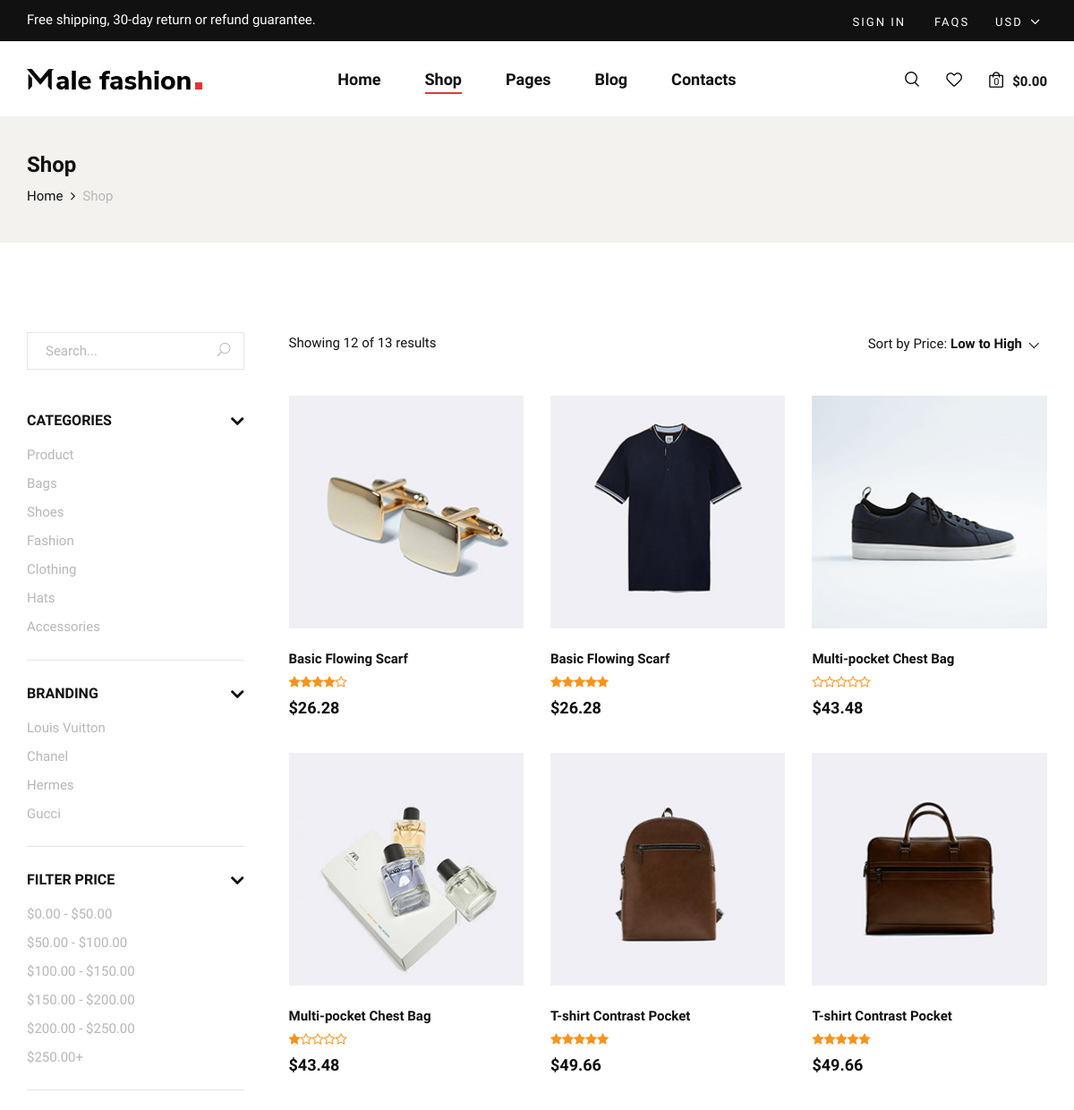
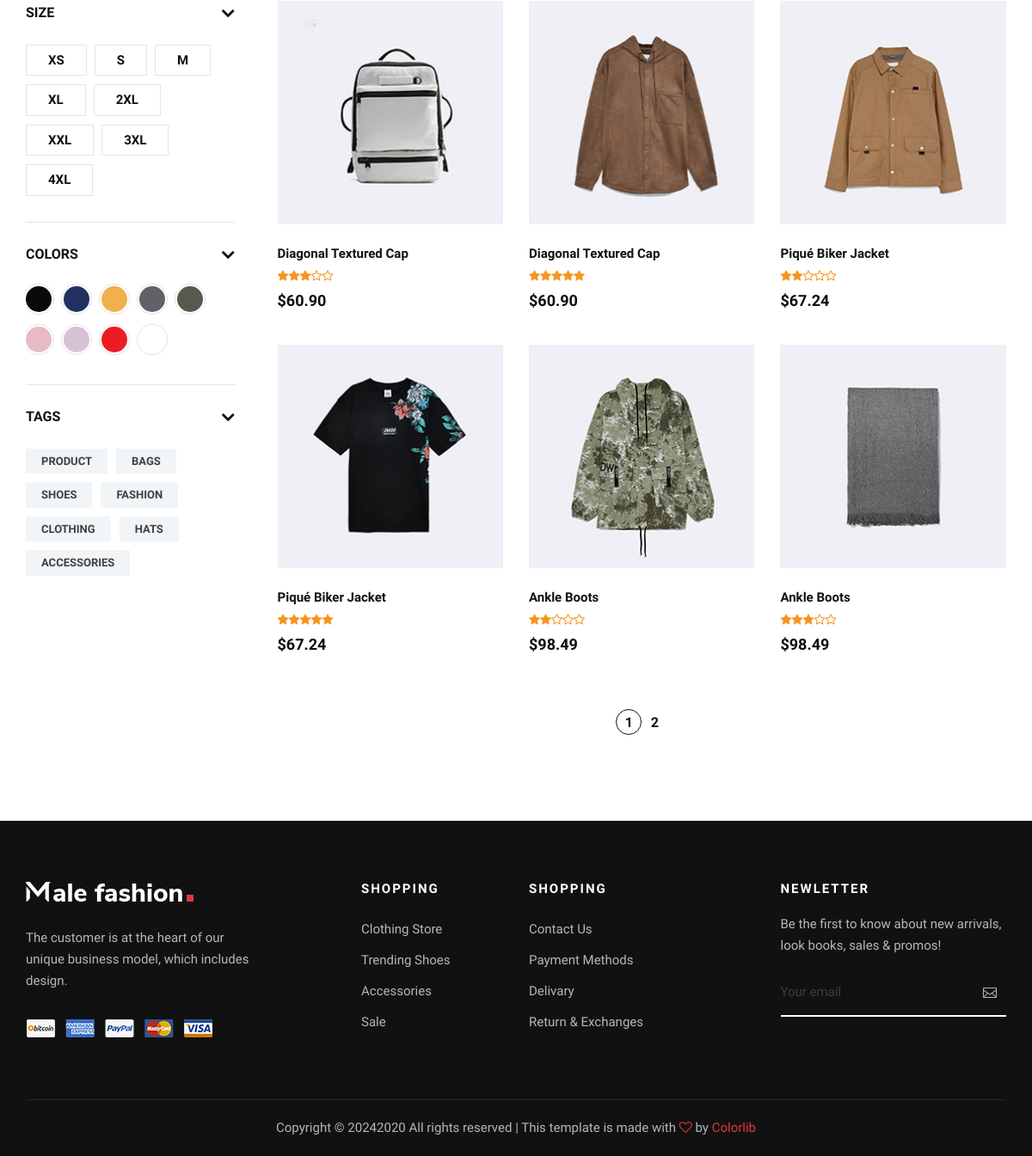
The page /shop.php on the database its author committed (2 pictures, top to bottom).
### tables this page shows
CREATE TABLE `product` (
  `ID` int(11) NOT NULL,
  `NAME` varchar(500) DEFAULT NULL,
  `IMAGE` varchar(550) DEFAULT NULL,
  `IDCATEGORY` int(11) DEFAULT NULL,
  `PRICE` double DEFAULT NULL,
  `DESCRIPTION` text DEFAULT NULL,
  `QUANTITY` int(11) DEFAULT NULL,
  `RATING` float DEFAULT NULL,
  `ISACTIVE` tinyint(4) DEFAULT NULL
);

### shop.php (the view, shortened to what the rows shown need)
<?php
include 'db.php';
$sortOrder = 'ASC';
$itemsPerPage = 12;
$currentPage = isset($_GET['page']) ? (int)$_GET['page'] : 1;
$offset = ($currentPage - 1) * $itemsPerPage;
$sql = "SELECT p.ID, p.NAME, p.IMAGE, p.PRICE, p.RATING, c.NAME AS CATEGORY_NAME
        FROM product p
        JOIN category c ON p.IDCATEGORY = c.ID
        WHERE p.ISACTIVE = 1";
$sql .= " ORDER BY p.PRICE $sortOrder LIMIT $offset, $itemsPerPage";
$result = $conn->query($sql);
?>
<!DOCTYPE html>
<html lang="zxx">
<head>
    <link rel="stylesheet" href="https://cdnjs.cloudflare.com/ajax/libs/font-awesome/6.6.0/css/all.min.css" />
    <link rel="stylesheet" href="css/bootstrap.min.css" type="text/css">
    <link rel="stylesheet" href="css/font-awesome.min.css" type="text/css">
    <link rel="stylesheet" href="css/elegant-icons.css" type="text/css">
    <link rel="stylesheet" href="css/magnific-popup.css" type="text/css">
    <link rel="stylesheet" href="css/nice-select.css" type="text/css">
    <link rel="stylesheet" href="css/owl.carousel.min.css" type="text/css">
    <link rel="stylesheet" href="css/slicknav.min.css" type="text/css">
    <link rel="stylesheet" href="css/style.css" type="text/css">
</head>
<body>
    <article class="shop spad">
        <div class="container">
            <div class="row">
                <div class="col-lg-9">
                    <div id="product-results" class="row">
                        <?php
                        if ($result->num_rows > 0) {
                            while ($row = $result->fetch_assoc()) {
                                $imagePath = 'img/product/' . $row["IMAGE"];
                                $productId = $row["ID"];
                                $rating = $row["RATING"];
                                echo "<div class='col-lg-4 col-md-6 col-sm-6'>";
                                echo "<div class='product__item sale' data-id='$productId'>";
                                echo "<div class='product__item__pic set-bg' data-setbg='$imagePath'>";
                                echo "</div>";
                                echo "<div class='product__item__text'>";
                                echo "<h6>" . $row["NAME"] . "</h6>";
                                echo "<div class='rating'>";
                                for ($i = 0; $i < 5; $i++) {
                                    if ($i < floor($rating)) {
                                        echo "<i class='fa fa-star'></i>";
                                    } elseif ($i == floor($rating) && $rating - floor($rating) >= 0.5) {
                                        echo "<i class='fa fa-star-half-o'></i>";
                                    } else {
                                        echo "<i class='fa fa-star-o'></i>";
                                    }
                                }
                                echo "</div>";
                                echo "<h5>$" . number_format($row["PRICE"], 2) . "</h5>";
                                echo "</div></div></div>";
                            }
                        } else {
                            echo "<p>No products found.</p>";
                        }
                        ?>
                    </div>
                </div>
            </div>
        </div>
    </article>
</body>
</html>

### rows shown on the page
product: shows a picture, NAME "Basic Flowing Scarf", RATING 4 (drawn), PRICE "26.28"
product: shows a picture, NAME "Basic Flowing Scarf", RATING 5 (drawn), PRICE "26.28"
product: shows a picture, NAME "Multi-pocket Chest Bag", RATING 0 (drawn), PRICE "43.48"
product: shows a picture, NAME "Multi-pocket Chest Bag", RATING 1 (drawn), PRICE "43.48"
product: shows a picture, NAME "T-shirt Contrast Pocket", RATING 5 (drawn), PRICE "49.66"
product: shows a picture, NAME "T-shirt Contrast Pocket", RATING 5 (drawn), PRICE "49.66"
product: shows a picture, NAME "Diagonal Textured Cap", RATING 3 (drawn), PRICE "60.90"
product: shows a picture, NAME "Diagonal Textured Cap", RATING 5 (drawn), PRICE "60.90"
product: shows a picture, NAME "Piqué Biker Jacket", RATING 2 (drawn), PRICE "67.24"
product: shows a picture, NAME "Piqué Biker Jacket", RATING 5 (drawn), PRICE "67.24"
product: shows a picture, NAME "Ankle Boots", RATING 2 (drawn), PRICE "98.49"
product: shows a picture, NAME "Ankle Boots", RATING 3 (drawn), PRICE "98.49"

### other values the page prints
min($itemsPerPage, $totalProducts - $offset) "12"
$totalProducts "13"
